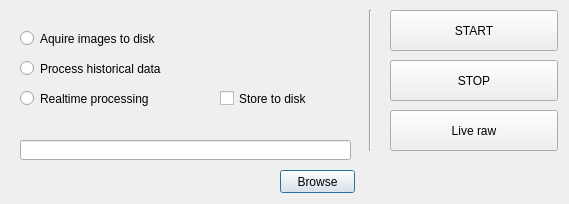
<?xml version="1.0" encoding="UTF-8"?>
<ui version="4.0">
 <class>SilCamController</class>
 <widget class="QDialog" name="SilCamController">
  <property name="geometry">
   <rect>
    <x>0</x>
    <y>0</y>
    <width>569</width>
    <height>204</height>
   </rect>
  </property>
  <property name="windowTitle">
   <string>Acquisition control</string>
  </property>
  <property name="windowOpacity">
   <double>0.900000000000000</double>
  </property>
  <widget class="QPushButton" name="pb_start">
   <property name="geometry">
    <rect>
     <x>390</x>
     <y>10</y>
     <width>168</width>
     <height>41</height>
    </rect>
   </property>
   <property name="text">
    <string>START</string>
   </property>
   <property name="autoDefault">
    <bool>false</bool>
   </property>
   <property name="default">
    <bool>false</bool>
   </property>
   <property name="flat">
    <bool>false</bool>
   </property>
  </widget>
  <widget class="QPushButton" name="pb_stop">
   <property name="geometry">
    <rect>
     <x>390</x>
     <y>60</y>
     <width>168</width>
     <height>41</height>
    </rect>
   </property>
   <property name="text">
    <string>STOP</string>
   </property>
   <property name="autoDefault">
    <bool>false</bool>
   </property>
   <property name="default">
    <bool>false</bool>
   </property>
   <property name="flat">
    <bool>false</bool>
   </property>
  </widget>
  <widget class="QPushButton" name="pb_live_raw">
   <property name="geometry">
    <rect>
     <x>390</x>
     <y>110</y>
     <width>168</width>
     <height>41</height>
    </rect>
   </property>
   <property name="text">
    <string>Live raw</string>
   </property>
   <property name="autoDefault">
    <bool>false</bool>
   </property>
   <property name="default">
    <bool>false</bool>
   </property>
   <property name="flat">
    <bool>false</bool>
   </property>
  </widget>
  <widget class="Line" name="line">
   <property name="geometry">
    <rect>
     <x>360</x>
     <y>10</y>
     <width>20</width>
     <height>141</height>
    </rect>
   </property>
   <property name="orientation">
    <enum>Qt::Vertical</enum>
   </property>
  </widget>
  <widget class="QRadioButton" name="rb_to_disc">
   <property name="geometry">
    <rect>
     <x>20</x>
     <y>30</y>
     <width>171</width>
     <height>17</height>
    </rect>
   </property>
   <property name="text">
    <string>Aquire images to disk</string>
   </property>
  </widget>
  <widget class="QRadioButton" name="rb_process_historical">
   <property name="geometry">
    <rect>
     <x>20</x>
     <y>60</y>
     <width>191</width>
     <height>17</height>
    </rect>
   </property>
   <property name="text">
    <string>Process historical data</string>
   </property>
  </widget>
  <widget class="QLineEdit" name="le_path_to_data">
   <property name="geometry">
    <rect>
     <x>20</x>
     <y>140</y>
     <width>331</width>
     <height>20</height>
    </rect>
   </property>
  </widget>
  <widget class="QPushButton" name="pb_browse">
   <property name="geometry">
    <rect>
     <x>280</x>
     <y>170</y>
     <width>75</width>
     <height>23</height>
    </rect>
   </property>
   <property name="text">
    <string>Browse</string>
   </property>
  </widget>
  <widget class="QRadioButton" name="rb_real_time">
   <property name="geometry">
    <rect>
     <x>20</x>
     <y>90</y>
     <width>191</width>
     <height>17</height>
    </rect>
   </property>
   <property name="text">
    <string>Realtime processing</string>
   </property>
  </widget>
  <widget class="QCheckBox" name="cb_store_to_disc">
   <property name="geometry">
    <rect>
     <x>220</x>
     <y>90</y>
     <width>111</width>
     <height>17</height>
    </rect>
   </property>
   <property name="text">
    <string>Store to disk</string>
   </property>
  </widget>
 </widget>
 <resources/>
 <connections/>
</ui>
